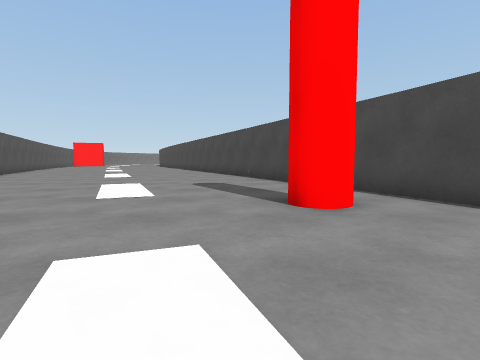
view 1 (above)

21 first-person views from a walk through a 3-D level made in the Unity game engine. The camera is 0.68 m above the floor, tilts 4° down and sees 80° across. The floor is counted in squares, 1 m on a side. Each view is taken from the middle of a square. On the plan, view 1 faces up. The plan holds only what a view shows up to about 9 squares ahead; the rest is blank. The place goes on beyond the plan. The player character is not drawn. Surface patterns are stand-ins for the level's own textures.

view 2
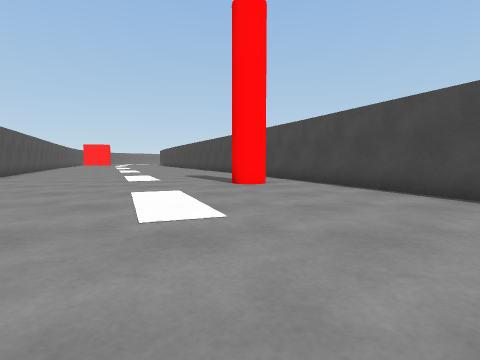

view 3
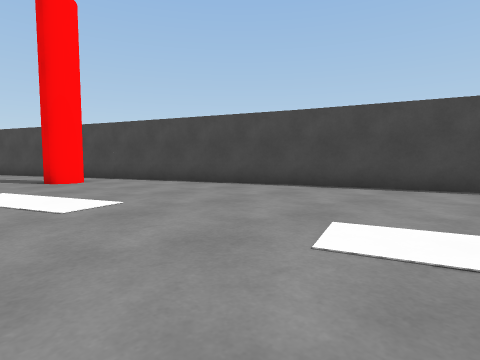

view 4
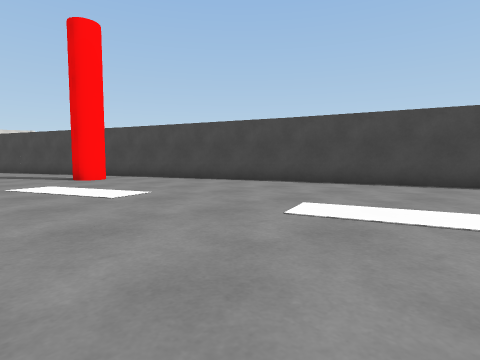

view 5
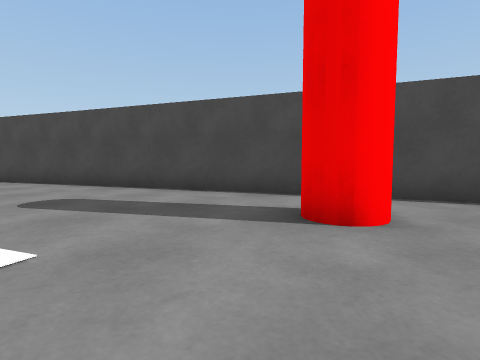

view 6
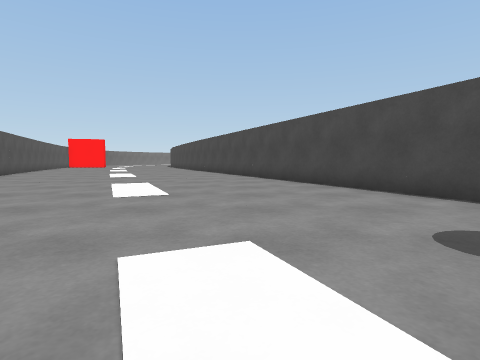

view 7
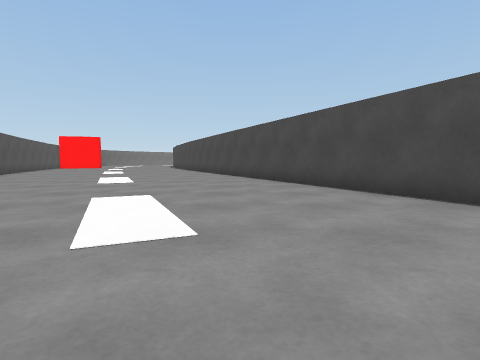

view 8
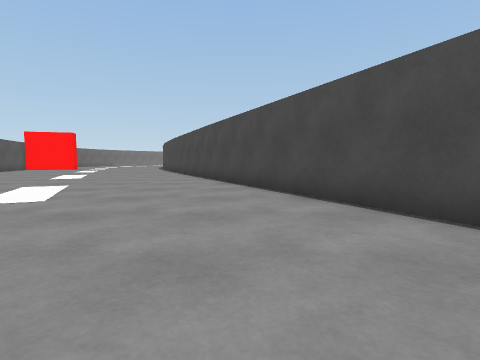

view 9
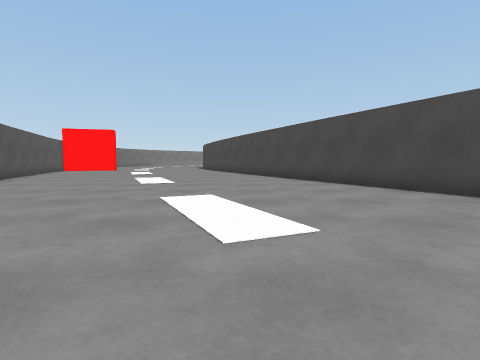

view 10
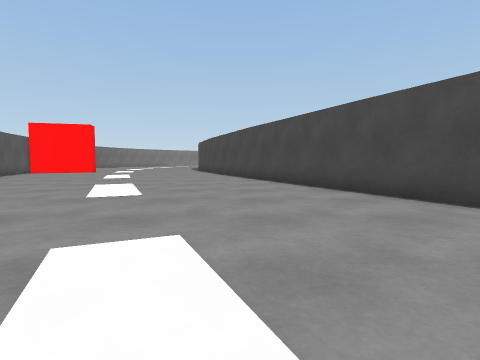

view 11
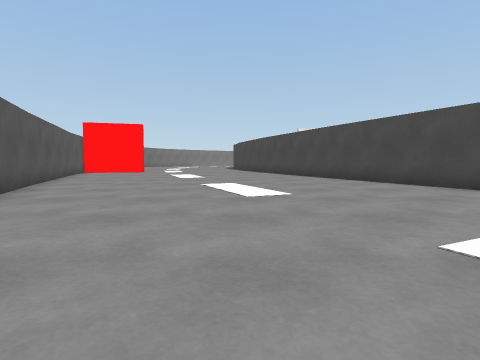

view 12
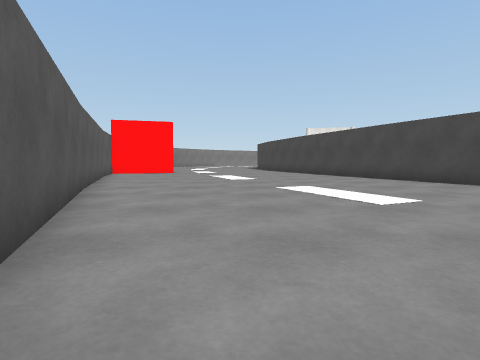

view 13
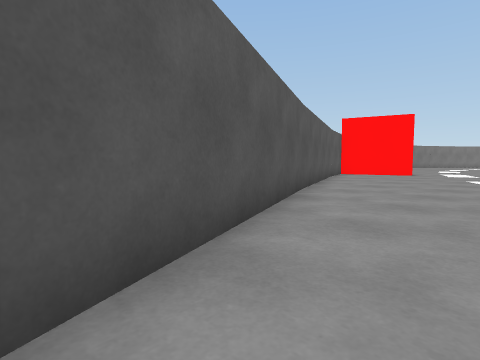

view 14
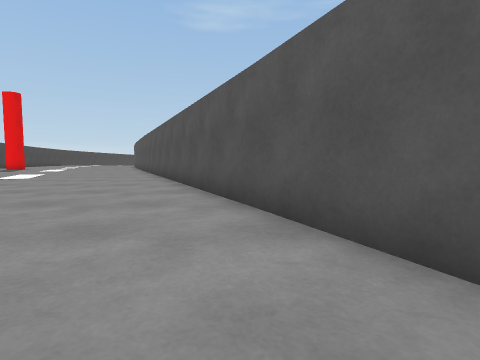

view 15
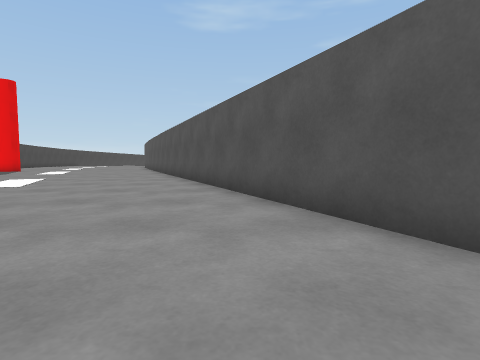

view 16
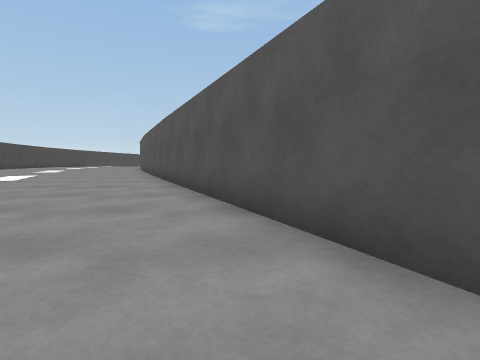

view 17
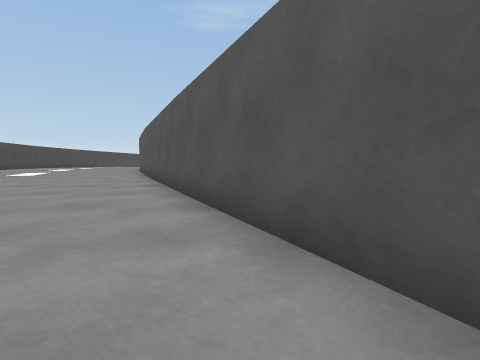

view 18
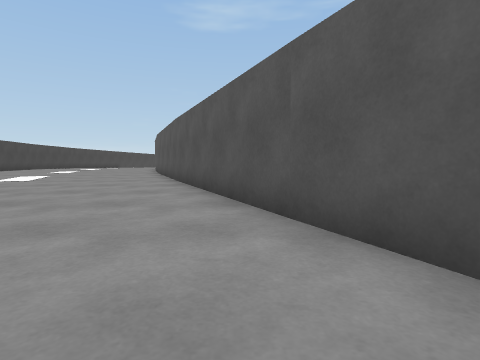

view 19
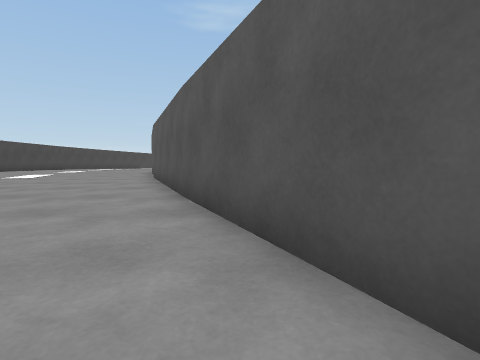

view 20
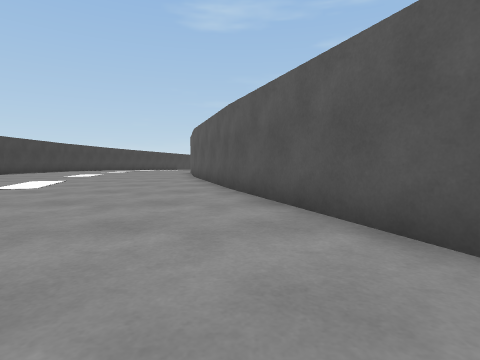

view 21
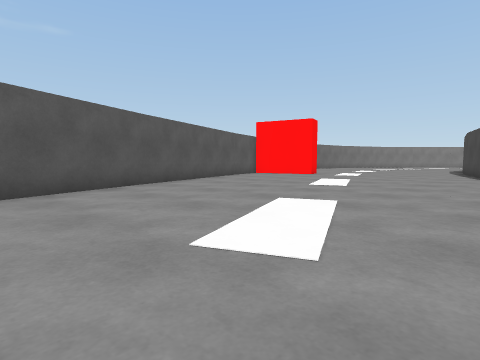

### Floor plan
Points are (right, up) in squares from view 1. A wall is a line through its corners. A room is listed if a view was taken in it or the views show most of it. See-through windows are left out.
Room 1 (views 1, 2, 3, 4, 5, 6, 7, 8, 9, 10, 11, 12, 13, 14, 15, 16, 17, 18, 19, 20, 21)
walls: (-6, 1.9) (-2.9, -5.9); (3.2, 5.5) (-7.1, 28.1); (5.6, -0.7) (3.1, 5.6); (-16.9, 25.9) (-5.8, 1.7); (7, -5.3) (5.5, -0.6); (-17.6, 28.2) (-16.7, 25.8)

Positions as (right, up) in squares from view 1, and headings:
1: (0, 0), facing up
2: (1, -4), facing up
3: (-1, -5), facing up-right
4: (-2, -6), facing up-right
5: (-2, 3), facing up-right
6: (-3, 6), facing up
7: (-4, 9), facing up
8: (-4, 13), facing up
9: (-8, 15), facing up
10: (-8, 18), facing up
11: (-11, 18), facing up
12: (-13, 19), facing up
13: (-13, 20), facing up-left
14: (-14, 24), facing down
15: (-12, 21), facing down
16: (-11, 17), facing down
17: (-10, 14), facing down
18: (-8, 11), facing down
19: (-7, 7), facing down
20: (-4, 3), facing down
21: (-9, 22), facing up-left
